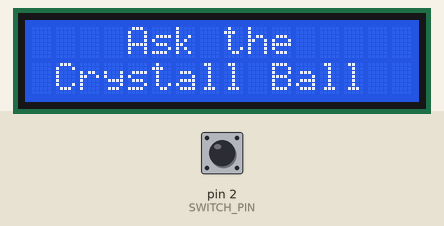
Bench run of a sketch on a simulated Arduino Uno, built with avr-gcc and run on an emulated ATmega328P. Shown: 16×2 character LCD. The inputs (shaded band) are chosen by the test bench; at power-on: pin 2 (SWITCH_PIN) HIGH. Random numbers use the default seed unless the sketch sets one; what the sketch prints to the serial monitor is not drawn.

Above: at 0.1 s.
At 2.2 s:
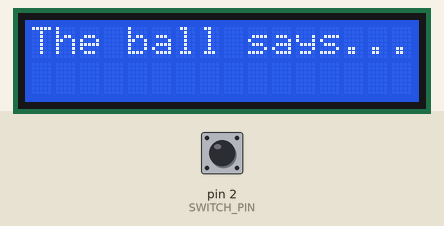
At 3.2 s:
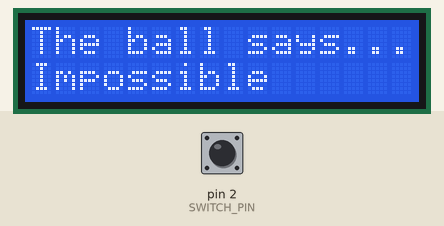

The sketch:

4_Crystall_Ball.ino
```cpp
#include <LiquidCrystal_I2C.h>
// Global variables
byte switch_val      = 0;
byte prev_switch_val = 0;
byte reply           = 0; // varies from 0 to 7
const byte SWITCH_PIN = 2;
String Msg1 = "    Ask the ";
String Msg2 = " Crystall Ball";
LiquidCrystal_I2C Lcd(0x27, 16, 2);
void printMsg(String msg1 , String msg2) {
  Lcd.clear();
  Lcd.setCursor(0, 0);
  Lcd.print(msg1);
  Lcd.setCursor(0, 1);
  Lcd.print(msg2);
  delay(2000);
}
void setup() {
  Lcd.begin();
  Serial.begin(9600);
  pinMode(SWITCH_PIN, INPUT_PULLUP);
  // intro message
  printMsg(Msg1,Msg2);
}

void loop() {
  switch_val = digitalRead(SWITCH_PIN);
  if ((switch_val != prev_switch_val) && (switch_val == HIGH)) {
    Serial.println("The ball says");
    reply = random(8); // randomly choose 1 out of 8 anwers
    Lcd.clear();
    Lcd.setCursor(0, 0);
    Lcd.print("The ball says...");
    Lcd.setCursor(0, 1);
    delay(1000);
    switch (reply) {
      case 0:
        Lcd.print("Absolutely");
        break;
      case 1:
        Lcd.print("Probably");
        break;
      case 2:
        Lcd.print("Maybe");
        break;
      case 3:
        Lcd.print("Yep");
        break;
      case 4:
        Lcd.print("Unsure");
        break;
      case 5:
        Lcd.print("Repeat Again");
        break;
      case 6:
        Lcd.print("No");
        break;
      case 7:
        Lcd.print("Impossible");
        break;
    }
    delay(2000);
    printMsg(Msg1,Msg2);
  }
  prev_switch_val = switch_val;
}
```

Measured:
- what the display in image 1 shows lasts 1.0 s, from 2.1 s to 3.1 s
- what the display in image 2 shows lasts 2.0 s, from 3.1 s to 5.1 s
